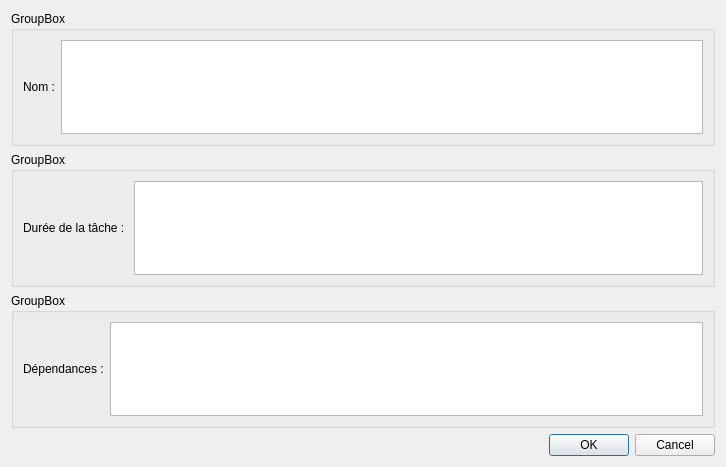
<?xml version="1.0" encoding="UTF-8"?>
<ui version="4.0">
 <class>Dialog</class>
 <widget class="QDialog" name="Dialog">
  <property name="geometry">
   <rect>
    <x>0</x>
    <y>0</y>
    <width>726</width>
    <height>467</height>
   </rect>
  </property>
  <property name="windowTitle">
   <string>Dialog</string>
  </property>
  <layout class="QVBoxLayout" name="verticalLayout">
   <item>
    <widget class="QGroupBox" name="groupBox">
     <property name="title">
      <string>GroupBox</string>
     </property>
     <layout class="QHBoxLayout" name="horizontalLayout">
      <item>
       <widget class="QLabel" name="label">
        <property name="text">
         <string>Nom :</string>
        </property>
       </widget>
      </item>
      <item>
       <widget class="QTextEdit" name="textEdit"/>
      </item>
     </layout>
    </widget>
   </item>
   <item>
    <widget class="QGroupBox" name="groupBox_2">
     <property name="title">
      <string>GroupBox</string>
     </property>
     <layout class="QHBoxLayout" name="horizontalLayout_3">
      <item>
       <widget class="QLabel" name="label_2">
        <property name="text">
         <string>Durée de la tâche : </string>
        </property>
       </widget>
      </item>
      <item>
       <widget class="QTextEdit" name="textEdit_2"/>
      </item>
     </layout>
    </widget>
   </item>
   <item>
    <widget class="QGroupBox" name="groupBox_3">
     <property name="title">
      <string>GroupBox</string>
     </property>
     <layout class="QHBoxLayout" name="horizontalLayout_2">
      <item>
       <widget class="QLabel" name="label_3">
        <property name="text">
         <string>Dépendances :</string>
        </property>
       </widget>
      </item>
      <item>
       <widget class="QListWidget" name="listWidget"/>
      </item>
     </layout>
    </widget>
   </item>
   <item>
    <widget class="QDialogButtonBox" name="buttonBox">
     <property name="orientation">
      <enum>Qt::Horizontal</enum>
     </property>
     <property name="standardButtons">
      <set>QDialogButtonBox::Cancel|QDialogButtonBox::Ok</set>
     </property>
    </widget>
   </item>
  </layout>
 </widget>
 <resources/>
 <connections>
  <connection>
   <sender>buttonBox</sender>
   <signal>accepted()</signal>
   <receiver>Dialog</receiver>
   <slot>accept()</slot>
   <hints>
    <hint type="sourcelabel">
     <x>248</x>
     <y>254</y>
    </hint>
    <hint type="destinationlabel">
     <x>157</x>
     <y>274</y>
    </hint>
   </hints>
  </connection>
  <connection>
   <sender>buttonBox</sender>
   <signal>rejected()</signal>
   <receiver>Dialog</receiver>
   <slot>reject()</slot>
   <hints>
    <hint type="sourcelabel">
     <x>316</x>
     <y>260</y>
    </hint>
    <hint type="destinationlabel">
     <x>286</x>
     <y>274</y>
    </hint>
   </hints>
  </connection>
 </connections>
</ui>
